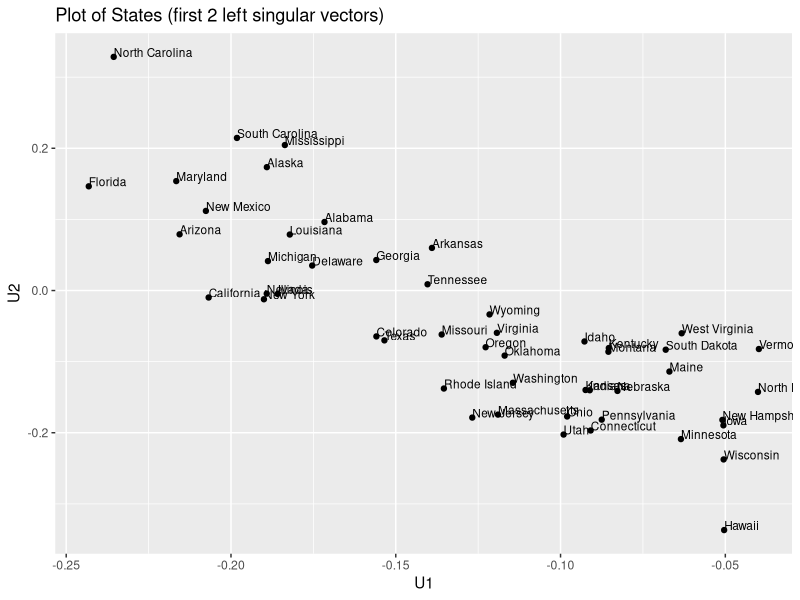
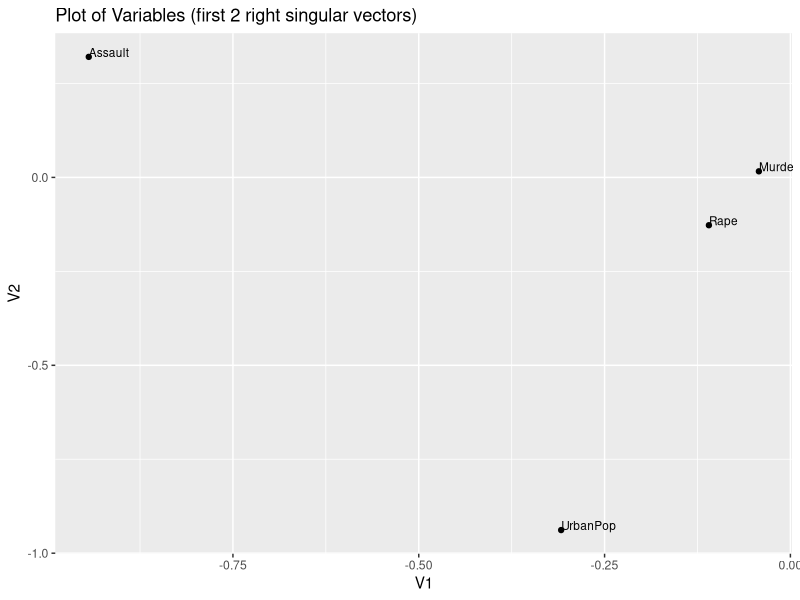

The R script that drew these images, in order:
## ---- chunk 1
knitr::opts_chunk$set(echo = TRUE)
## ---- chunk 2
library(ggplot2)
library(dplyr)

head(USArrests)

SVD <- svd(USArrests)


U <- SVD$u
d <- SVD$d
D <- diag(d)
V <- SVD$v

head(U %*% D %*% t(V))
head(USArrests)

sum <-matrix(0,50,4)


for(i in 1:4){
  sum = sum + d[i] * (U[,i, drop = F] %*% t(V[,i, drop = F]))
}


head(sum)



## ---- chunk 3

sum <-matrix(0,50,4)


for(i in 1:2){
  sum = sum + d[i] * (U[,i, drop = F] %*% t(V[,i, drop = F]))
}

U <- as.data.frame(U)


ggplot(U,aes(x =V1, y = V2)) + geom_point() + labs(x = "U1", y = "U2", title = "Plot of States (first 2 left singular vectors)") + geom_text(aes(label=rownames(USArrests)),hjust=0, vjust=0, size = 3)


V <- as.data.frame(V)


ggplot(V,aes(x =V1, y = V2)) + geom_point() + labs(x = "V1", y = "V2", title = "Plot of Variables (first 2 right singular vectors)") + geom_text(aes(label=colnames(USArrests)),hjust=0, vjust=0, size = 3)

## ---- chunk 4

R <- cor(USArrests)
evd <- eigen(R, symmetric = T)

eigenvalues <- eigen(R, symmetric = TRUE, only.values = TRUE)
eigenvalues

## ---- chunk 5

X <- as.matrix(scale(USArrests, scale = FALSE))
S <- t(X) %*% X
S
inverseS <- solve(S,diag(4))  # or solve(S)

eigens <- eigen(S)

anotherS <- eigens$vectors %*% diag(eigens$values) %*% t(eigens$vectors)

anotherS
  
inverseS

anotherinverseS <- eigens$vectors %*% solve(diag(eigens$values)) %*% t(eigens$vectors)

anotherinverseS
## ---- chunk 6


A <- matrix(c(5,-4,3,-14,4,6,11,-4,-3), 3, 3)
initial <- c(1,-1,0)

power1 <- function(n, initial, A){
  old <- initial
  for(i in 1:n){
    new <- A %*% old
    
    new <- new / new[which.max(abs(new))]
    old <- new
  }
  
  output <- list("eigenvector" = new,
                 "eigenvalue" = (A %*% new)[which.max(abs(A %*% new))])
  
  # "eigenvalue" = (t(new) %*% t(A) %*% new) / lpnorm(new,2)
  return(output)
  
}

eigenoutput <- power1(55,initial,A)
eigenoutput$eigenvector
eigenoutput$eigenvalue
eigen(A)


lpnorm <- function(v,p) {
  sum = 0
  for(i in 1:length(v)){
    sum = sum + abs(v[i])^p
  }
  return(sum^(1/p))
}

power2 <- function(n, initial, A){
  old <- initial
  for(i in 1:n){
    new <- A %*% old
    
    new <- new / lpnorm(new,2)
    old <- new
  }
  
  output <- list("eigenvector" = new, "eigenvalue" = (t(new) %*% t(A) %*% new) / lpnorm(new,2))
  
  # "eigenvalue" = (t(new) %*% t(A) %*% new) / lpnorm(new,2)
  # "eigenvalue" = t(new) %*% (A %*% new)
  return(output)
  
}

eigenoutput <- power2(55,initial,A)
firsteigenvector<- eigenoutput$eigenvector
firsteigenvector
firsteigenvalue<-eigenoutput$eigenvalue
firsteigenvalue
eigen(A)

## ---- chunk 7

deflate <- A - firsteigenvalue[1] * (firsteigenvector) %*% t(firsteigenvector)
eigenoutput <- power2(100,initial,deflate)
secondeigenvector<- eigenoutput$eigenvector
secondeigenvector
secondeigenvalue<-eigenoutput$eigenvalue
secondeigenvalue
eigen(deflate)


  
## ---- chunk 8
A <- matrix(c(2,1,-12,-5), 2, 2)
initial <- c(1,1)

eigenoutput <- power2(55,initial,A)
firsteigenvector<- eigenoutput$eigenvector
firsteigenvector
firsteigenvalue<-eigenoutput$eigenvalue
firsteigenvalue
eigen(A)



deflate <- A - firsteigenvalue[1] * (firsteigenvector) %*% t(firsteigenvector)
eigenoutput <- power2(100,initial,deflate)
secondeigenvector<- eigenoutput$eigenvector
secondeigenvector
secondeigenvalue<-eigenoutput$eigenvalue
secondeigenvalue
eigen(deflate)

